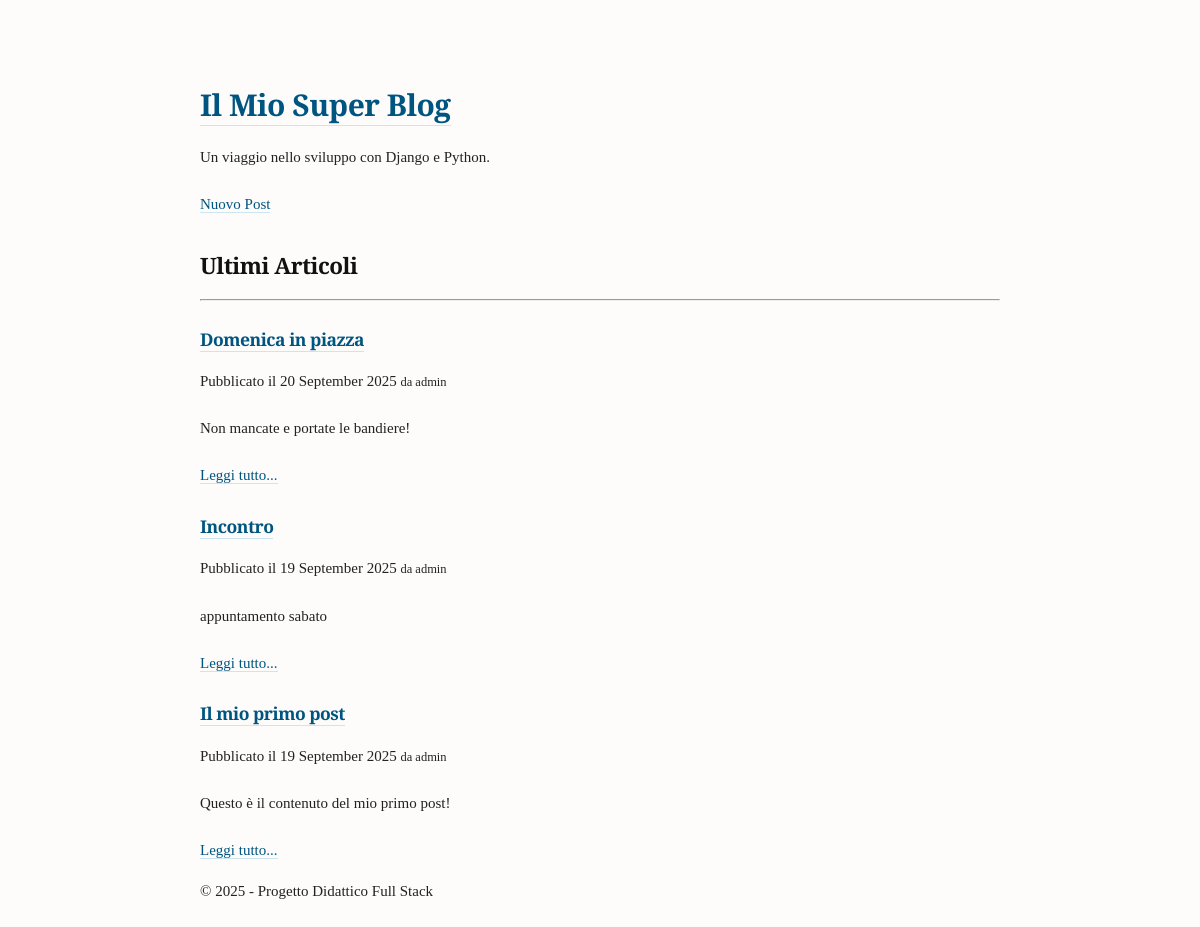
The app's page /, older data.
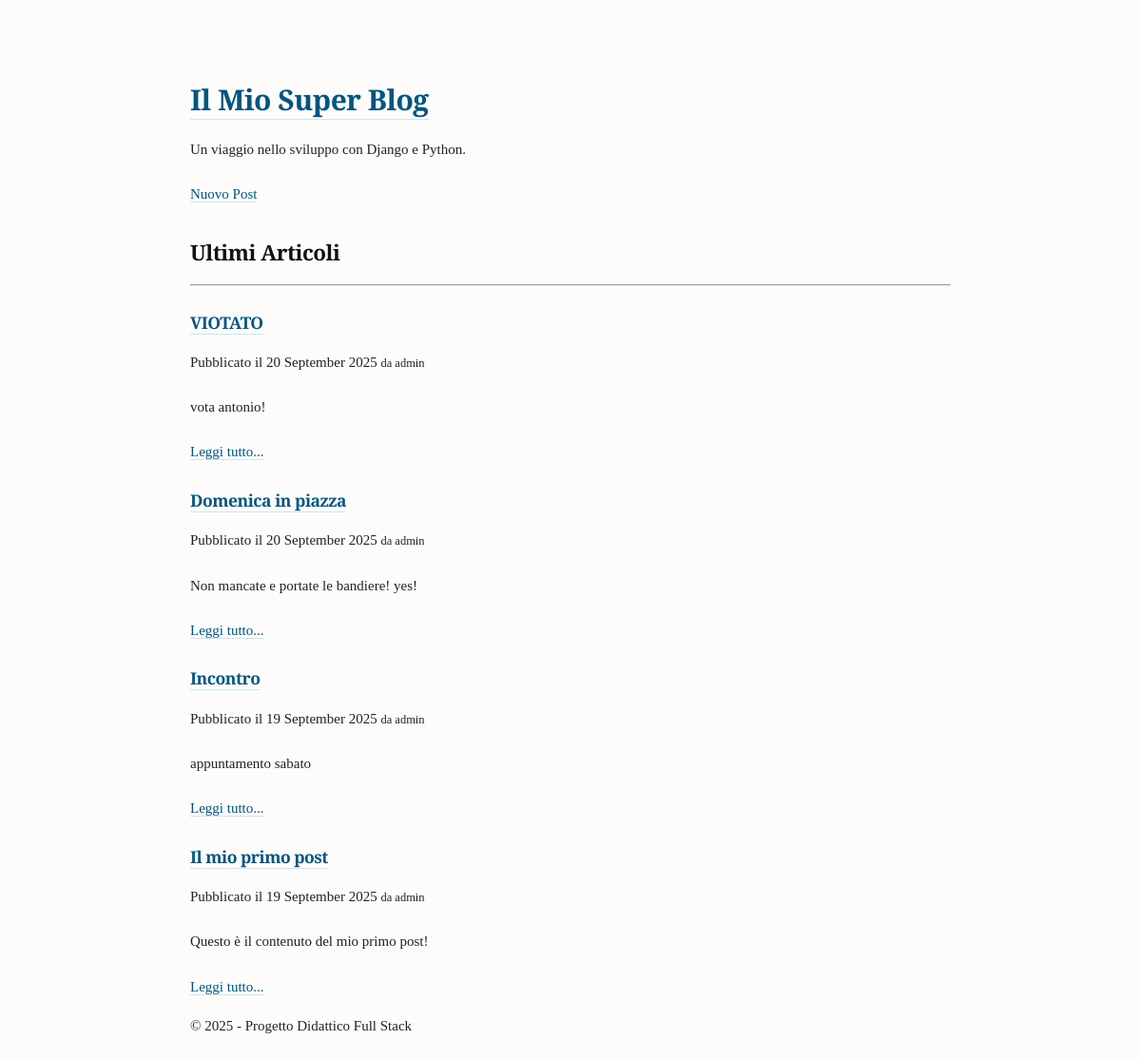
The same page, newer data.
### blog/models.py (models this page shows, shortened)
class Post(models.Model):
    title = models.CharField(max_length=200)
    content = models.TextField()
    author = models.ForeignKey(
        get_user_model(),
        on_delete=models.CASCADE,
        related_name='posts'
    )
    tags = models.ManyToManyField(Tag, blank=True)
    created_at = models.DateTimeField(auto_now_add=True)
    updated_at = models.DateTimeField(auto_now=True)
    filter_horizontal = ('tags',)

### blog/views.py (the view)
# urls.py: path('', post_list_view, name='post_list'),
def post_list_view(request):
    posts = Post.objects.select_related('author').all().order_by('-created_at') # Prendiamo tutti i post, i più recenti prima
    context = {
        'posts': posts,
    }
    return render(request, "blog/post_list.html", context)

### templates/blog/post_list.html
{% extends "base.html" %}
{% block content %}
    <h2>Ultimi Articoli</h2>
    <hr>
    {% for post in posts %}
        <article class="post-summary">
            <h3>
                <a href="{% url 'blog:post_detail' pk=post.pk %}">{{ post.title }}</a>
            </h3>
            <p class="post-meta">
                Pubblicato il {{ post.created_at|date:"d F Y" }} <small>da {{ post.author }}</small>
            </p>
            <div class="post-excerpt">
                {{ post.content|truncatechars:150|linebreaks }}
            </div>
            <a href="{% url 'blog:post_detail' pk=post.pk %}" class="read-more">Leggi tutto...</a>
        </article>
    {% empty %}
        <p>Non ci sono ancora articoli nel blog. Torna più tardi!</p>
    {% endfor %}
{% endblock content %}

Row changes from the older to the newer data that the page shows:
added Post: title "VIOTATO", created_at "20 September 2025", author "admin", content "vota antonio!"
changed Post "Domenica in piazza": content "Non mancate e portate le bandiere!" → "Non mancate e portate le bandiere! yes!"
